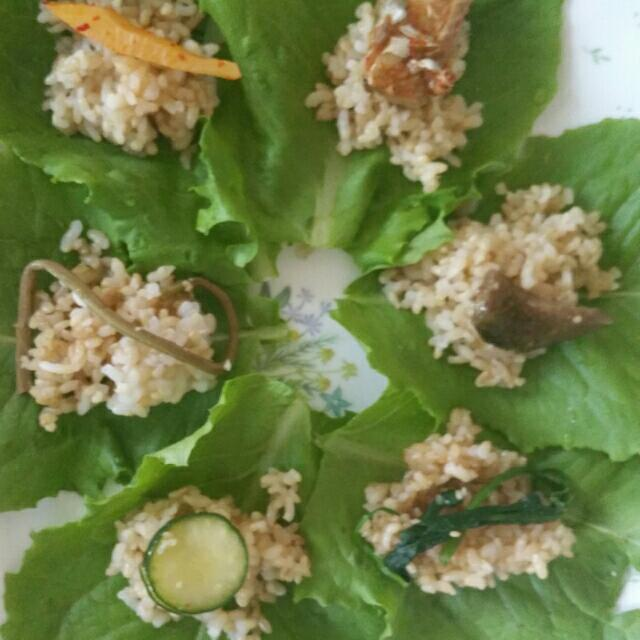
#> input picture preprocessing/1.jpg, 640 x 640 px
$ python image_crop.py
#> lines starting #> are read from the running program, lines starting #| are printed output that depends on the picture; after the words box and inside, x2 and y2 are one past the last pixel; in counts of white or black regions, pixels touching at a corner belong together
import numpy
from PIL import Image, ImageDraw

# read image as RGB and add alpha (transparency)
im = Image.open("1.jpg").convert("RGBA")

# convert to numpy (for convenience)
imArray = numpy.asarray(im)

# create mask
polygon = [(482,42),(444,203),(623,243),(691,177),(581,26)]
maskIm = Image.new('L', (imArray.shape[1], imArray.shape[0]), 0)
#> maskIm: PIL image 640x640 L; every value is 0
ImageDraw.Draw(maskIm).polygon(polygon, outline=1, fill=1)
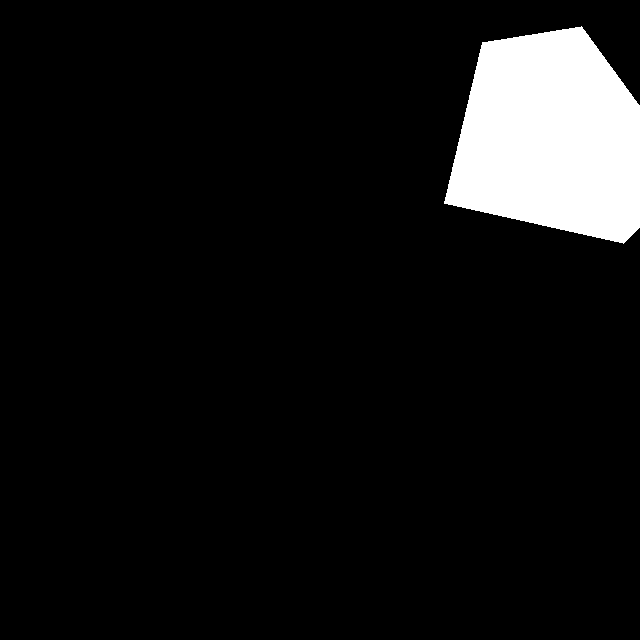
#> maskIm: PIL image 640x640 L; values 0 (black) and 1 (white), 7.8% white; 1 white region, box (x1, y1, x2, y2) and area: (444, 26, 640, 244) 32056
mask = numpy.array(maskIm)

# assemble new image (uint8: 0-255)
newImArray = numpy.empty(imArray.shape,dtype='uint8')

# colors (three first columns, RGB)
newImArray[:,:,:3] = imArray[:,:,:3]

# transparency (4th column)
newImArray[:,:,3] = mask*255
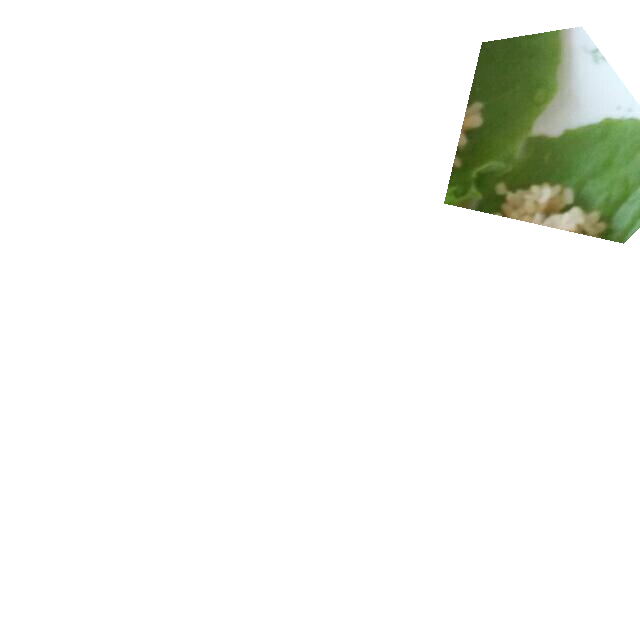
#> newImArray: shape (640, 640, 4); mean R, G, B, A 113.7, 125.5, 73.1, 20; transparent parts drawn white

# back to Image from numpy
newIm = Image.fromarray(newImArray, "RGBA")
newIm.save("out.png")
